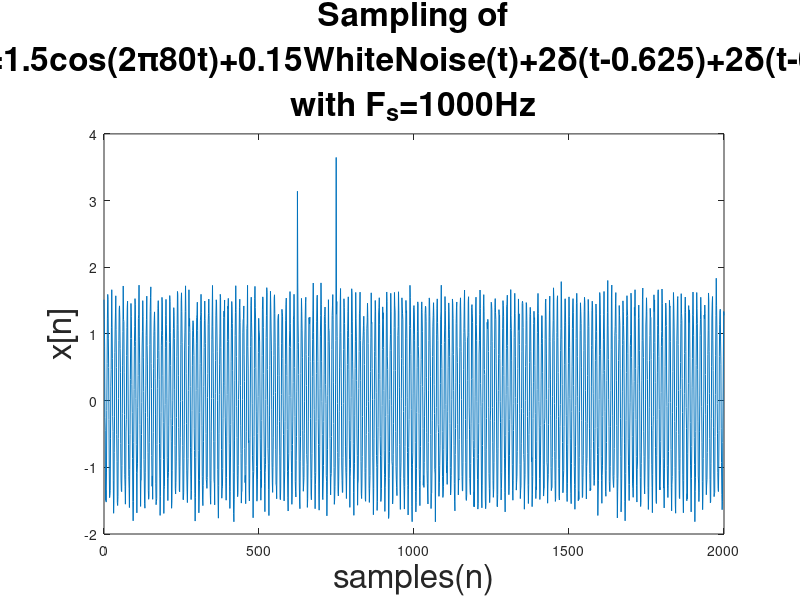

MATLAB code to generate this figure:
% 2.1.a

font_size=24;

fs=1000;
t = 0 : 1/fs : 2; 
x2 = 1.5*cos(2.*pi.*80.*t);

for i=1:length(x2)
   white_noise(i)=0.15*randn; 
end
mo=mean(white_noise);
for i=1:length(x2)
   x2(i)=x2(i)+(white_noise(i)-mo); %so that the mean of the white Gaussian noise is equal to zero
end

x2(0.625*fs)=x2(0.625*fs)+2;
x2(0.750*fs)=x2(0.750*fs)+2;

horizontal_axis=0:2*fs;
plot(horizontal_axis,x2)
title({'Sampling of' ; 'x(t)=1.5cos(2\pi80t)+0.15WhiteNoise(t)+2\delta(t-0.625)+2\delta(t-0.750)';' with F_{s}=1000Hz '},'FontSize',font_size)
ylabel('x[n]','FontSize',font_size);
xlabel('samples(n)','FontSize',font_size);

